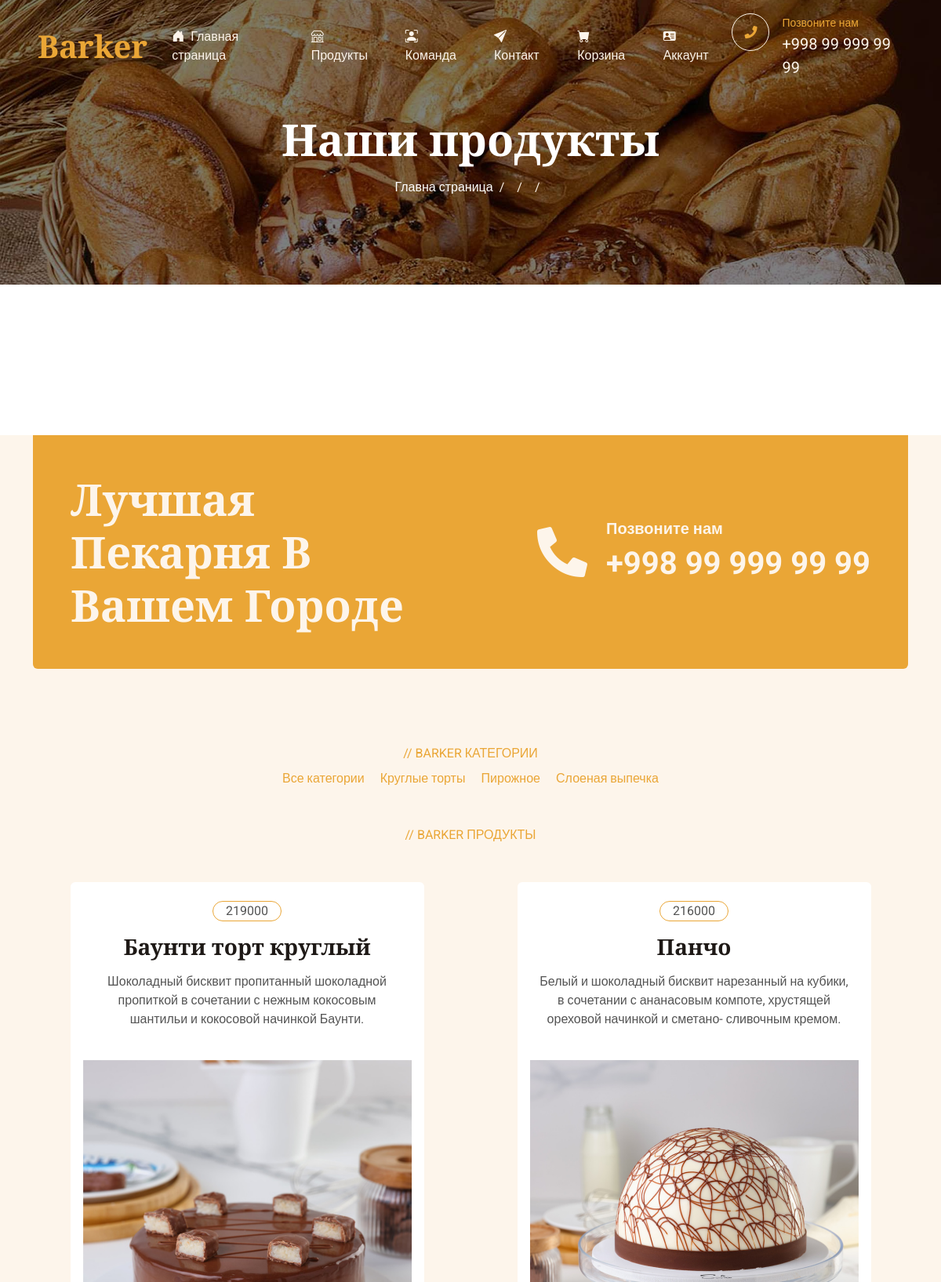
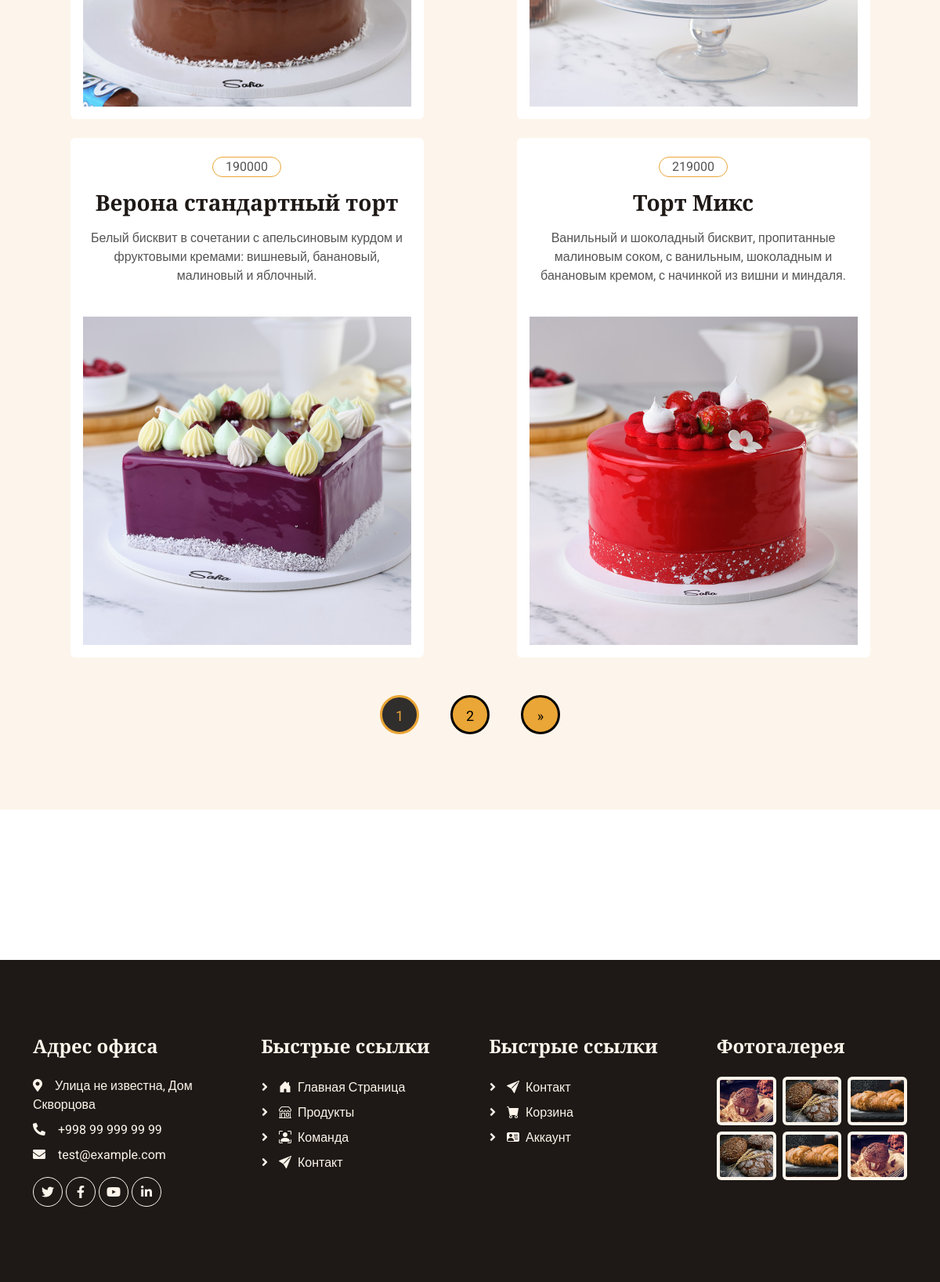
The page /products/categories/Круглые торты/ on the database its author committed (2 pictures, top to bottom).
### pages/models.py (models this page shows, shortened)
class Categories(models.Model):
    name = models.CharField(max_length=255, verbose_name='Имя категории')
    image = models.ImageField(upload_to='image/categories/', verbose_name='Картинка категории')
    def __str__(self):
        return self.name
    class Meta:
        ordering = ['pk']
        verbose_name = 'Категория'
        verbose_name_plural = 'Категории'

class Products(models.Model):
    title = models.CharField(max_length=255, verbose_name='Заголовок')
    price = models.IntegerField(default=0, verbose_name='Стоимость')
    category = models.ForeignKey(Categories, on_delete=models.CASCADE, verbose_name='Категория')
    description = models.TextField(verbose_name='Описание на детальную страницу')
    quantity = models.IntegerField(default=0, verbose_name='Количество')
    slug = models.SlugField(max_length=255, verbose_name='ссылка до продукта')
    def get_first_image(self):
        photo = self.product_image.all().first()
        if photo is not None:
            return photo.image.url
        else:
            return 'https://kartinkof.club/uploads/posts/2022-06/1655949284_11-kartinkof-club-p-kartinki-s-nadpisyu-net-ya-s-gorla-12.jpg'
    def get_absolute_url(self):
        return reverse('detail_path', kwargs={'slug_path': self.slug})
    class Meta:
        ordering = ['pk']
        verbose_name = 'Продукт'
        verbose_name_plural = 'Продукты'

class ProductGallery(models.Model):
    product = models.ForeignKey(Products, on_delete=models.CASCADE, related_name='product_image')
    image = models.ImageField(upload_to=f'image/product/', blank=True, null=True)

### pages/views.py (the view)
# urls.py: path('products/categories/<str:category_name>/', views.ShowProductByCategoryId.as_view(), name='show_category_path'),
class ShowProductByCategoryId(ListProductPages):
    def get_queryset(self):
        cat_id = Categories.objects.get(name=self.kwargs['category_name'])
        product = Products.objects.filter(category_id=cat_id)
        return product
    def get_context_data(self, *, object_list=None, **kwargs):
        context = super().get_context_data()
        category = Categories.objects.get(name=self.kwargs['category_name'])
        context['title'] = f'Barker Категория: {category.name}'
        return context

### pages/templatetags/pages_simple_tag.py (called while the page is built)
def translator_text(text):
    connect_trans = Translator()
    return connect_trans.translate(text, dest='ru').text

@register.simple_tag()
def get_categories():
    return Categories.objects.all()

@register.simple_tag()
def get_path_page(path):
    list_text_in_path = list(filter(lambda t: len(t) > 0, str(path).split('/')))
    if '-' in list_text_in_path[::-1][0]:
        trash_obj = list_text_in_path[::-1][0]
        list_text_in_path.remove(trash_obj)
    content = list(map(translator_text, list_text_in_path))
    content.insert(0, 'Главна страница')
    return [word.capitalize for word in content]

### pages/templates/pages/list_product.html (shortened to what this page needs)
{% extends 'base.html' %}
{% load pages_simple_tag %}
{% block content %}
{% include 'pages_component/_header.html' %}
<div class="container-xxl bg-light my-6 py-6 pt-0" style="margin: 12rem 0;">
    <div class="container">
        <div class="bg-primary text-light rounded-bottom p-5 my-6 mt-0 wow fadeInUp" data-wow-delay="0.1s">
            <div class="row g-4 align-items-center">
                <div class="col-lg-6">
                    <h1 class="display-4 text-light mb-0">Лучшая Пекарня В Вашем Городе</h1>
                </div>
                <div class="col-lg-6 text-lg-end">
                    <div class="d-inline-flex align-items-center text-start">
                        <i class="fa fa-phone-alt fa-4x flex-shrink-0"></i>
                        <div class="ms-4">
                            <p class="fs-5 fw-bold mb-0">Позвоните нам</p>
                            <p class="fs-1 fw-bold mb-0">+998 99 999 99 99</p>
                        </div>
                    </div>
                </div>
            </div>
        </div>
        <div class="text-center mx-auto mb-5 wow fadeInUp" data-wow-delay="0.1s" style="max-width: 500px;">
            <p class="text-primary text-uppercase mb-2">// Barker Категории</p>
            {% get_categories as categories %}
            <div class="d-flex justify-content-around mb-5">
                <a href="{% url 'product_list_path' %}">Все категории</a>
                {% for category in categories %}
                <a href="{% url 'show_category_path' category.name %}">{{ category }}</a>
                {% endfor %}
            </div>
            <p class="text-primary text-uppercase mb-2">// Barker Продукты</p>
        </div>
        <div class="row g-4">
            {% for product in products %}
            <div class="col-lg-5 col-md-6 wow fadeInUp mx-auto" data-wow-delay="0.{{ forloop.counter }}s">
                <div class="product-item d-flex flex-column bg-white rounded overflow-hidden h-100">
                    <div class="text-center p-4">
                        <div class="d-inline-block border border-primary rounded-pill px-3 mb-3">
                            {{ product.price }}
                        </div>
                        <h3 class="mb-3">{{ product.title }}</h3>
                        <span>{{ product.description }}</span>
                    </div>
                    <div class="position-relative mt-auto">
                        <img class="img-fluid p-3" src="{{ product.get_first_image }}" alt="">
                    </div>
                </div>
            </div>
            {% endfor %}
        </div>
        {% if products %}
        <div class="d-flex justify-content-center mt-5">
            <div class="d-flex justify-content-between">
                {% for p in page_obj.paginator.page_range %}
                {% if p == page_obj.number %}
                <a class="custom-page-link-active" href="?page={{ p }}">
                    {{ p }}
                </a>
                {% else %}
                <a class="custom-page-link" href="?page={{ p }}">
                    {{ p }}
                </a>
                {% endif %}
                {% endfor %}
                {% if page_obj.has_next %}
                <a class="custom-page-link" href="?page={{ page_obj.next_page_number }}"
                   aria-label="Next">
                    <span aria-hidden="true">&raquo;</span>
                </a>
                {% endif %}
            </div>
        </div>
        {% endif %}
    </div>
</div>
{% endblock content %}

### static/css/style.css (style rules this page uses)
:root { --primary: #EAA636; --secondary: #545454; --light: #FDF5EB; --dark: #1E1916; }
.py-6 { padding-top: 6rem; padding-bottom: 6rem; }
.my-6 { margin-top: 6rem; margin-bottom: 6rem; }
.product-item { transition: .5s; }
.custom-page-link { color: #000; width: 50px; height: 50px; text-align: center; font-size: 18px; padding: 10px 0px; display: block; border-radius: 50px; margin: 0px 20px; border-radius: 50px; border: 3px solid #000; background-color: #EAA636 }
.custom-page-link-active { color: #EAA636; width: 50px; height: 50px; text-align: center; font-size: 18px; padding: 10px 0px; display: block; border-radius: 50px; margin: 0px 20px; border: 3px solid #EAA636; background-color: #302d2d; }

### rows shown on the page
Categories: name "Круглые торты"
Categories: name "Пирожное"
Categories: name "Слоеная выпечка"
Products: price "219000", title "Баунти торт круглый", description "Шоколадный бисквит пропитанный шоколадной пропиткой в сочетании с нежным кокосовым шантильи и кокосовой начинкой Баунти.", get_first_image (picture)
Products: price "216000", title "Панчо", description "Белый и шоколадный бисквит нарезанный на кубики, в сочетании с ананасовым компоте, хрустящей ореховой начинкой и сметано- сливочным кремом.", get_first_image (picture)
Products: price "190000", title "Верона стандартный торт", description "Белый бисквит в сочетании с апельсиновым курдом и фруктовыми кремами: вишневый, банановый, малиновый и яблочный.", get_first_image (picture)
Products: price "219000", title "Торт Микс", description "Ванильный и шоколадный бисквит, пропитанные малиновым соком, с ванильным, шоколадным и банановым кремом, с начинкой из вишни и миндаля.", get_first_image (picture)

### other values the page prints
{{ title_header }} "Наши продукты"
{{ p }} "Главна страница"
{{ p }} "1"
{{ p }} "2"
